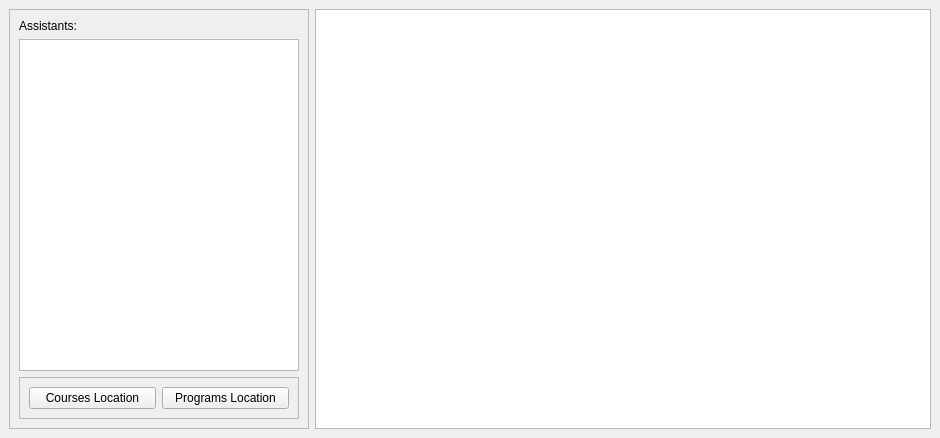
<?xml version="1.0" encoding="UTF-8"?>
<ui version="4.0">
 <class>MainWindow</class>
 <widget class="QMainWindow" name="MainWindow">
  <property name="geometry">
   <rect>
    <x>0</x>
    <y>0</y>
    <width>940</width>
    <height>438</height>
   </rect>
  </property>
  <property name="windowTitle">
   <string>Atılım Research Assistant Lab Assignment Program</string>
  </property>
  <widget class="QWidget" name="centralwidget">
   <layout class="QHBoxLayout" name="horizontalLayout">
    <item>
     <widget class="QFrame" name="frame">
      <property name="maximumSize">
       <size>
        <width>300</width>
        <height>16777215</height>
       </size>
      </property>
      <property name="frameShape">
       <enum>QFrame::StyledPanel</enum>
      </property>
      <property name="frameShadow">
       <enum>QFrame::Raised</enum>
      </property>
      <layout class="QVBoxLayout" name="verticalLayout">
       <item>
        <widget class="QLabel" name="assistantProgDirLabel">
         <property name="text">
          <string>Assistants:</string>
         </property>
        </widget>
       </item>
       <item>
        <widget class="QListView" name="assistantLV">
         <property name="maximumSize">
          <size>
           <width>16777215</width>
           <height>16777215</height>
          </size>
         </property>
         <property name="editTriggers">
          <set>QAbstractItemView::NoEditTriggers</set>
         </property>
        </widget>
       </item>
       <item>
        <widget class="QFrame" name="frame_2">
         <property name="frameShape">
          <enum>QFrame::StyledPanel</enum>
         </property>
         <property name="frameShadow">
          <enum>QFrame::Raised</enum>
         </property>
         <layout class="QHBoxLayout" name="horizontalLayout_2">
          <item>
           <widget class="QPushButton" name="coursesDirBtn">
            <property name="text">
             <string>Courses Location</string>
            </property>
           </widget>
          </item>
          <item>
           <widget class="QPushButton" name="programsDirBtn">
            <property name="text">
             <string>Programs Location</string>
            </property>
           </widget>
          </item>
         </layout>
        </widget>
       </item>
      </layout>
     </widget>
    </item>
    <item>
     <widget class="QTableView" name="programTV"/>
    </item>
   </layout>
  </widget>
  <action name="actionExit">
   <property name="text">
    <string>Exit</string>
   </property>
  </action>
 </widget>
 <resources/>
 <connections/>
</ui>
